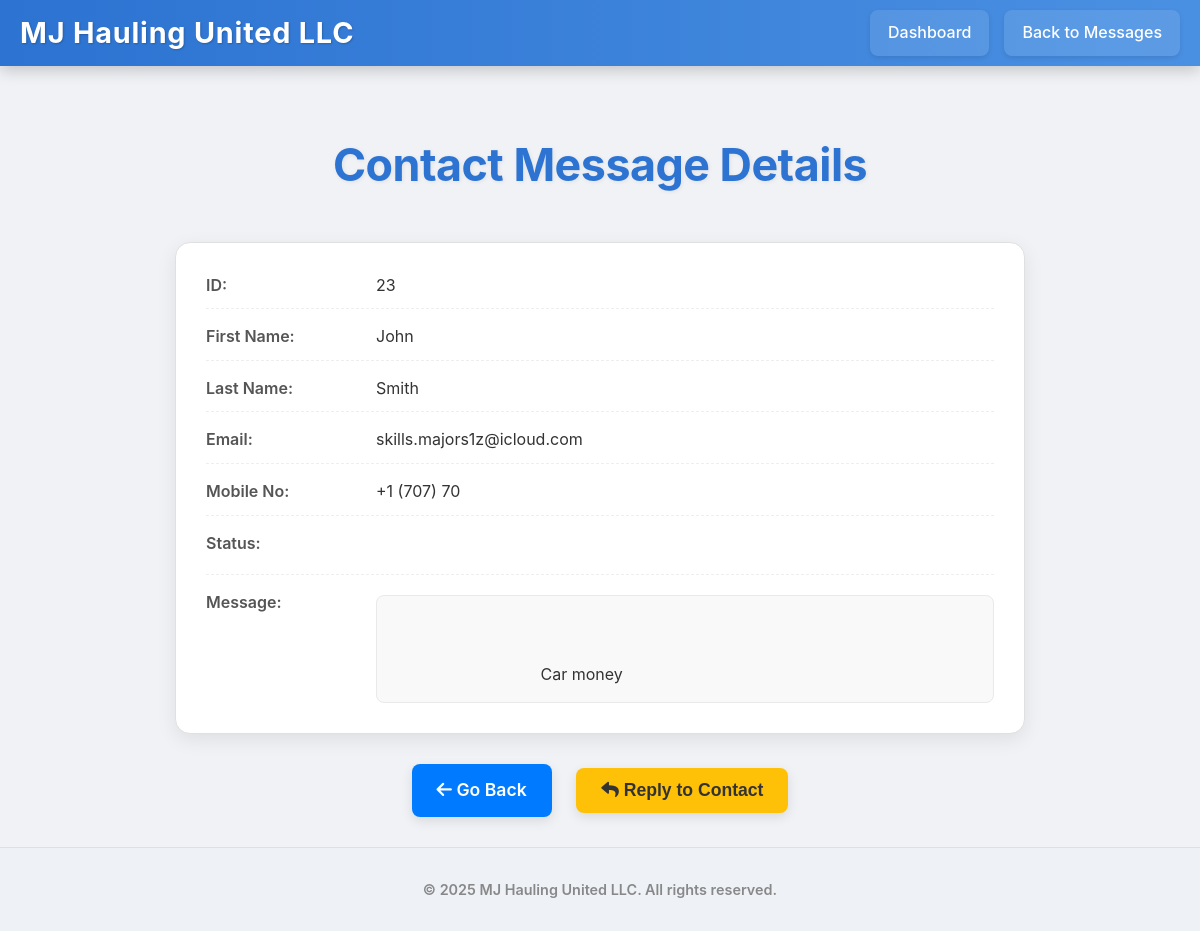
The page /view_contact.php?id=23 (signed in) on the database its author committed.
### tables this page shows
CREATE TABLE `contact` (
  `id` int NOT NULL,
  `f_name` varchar(11) NOT NULL,
  `l_name` varchar(11) NOT NULL,
  `email` varchar(100) NOT NULL,
  `mob_no` varchar(11) NOT NULL,
  `msg` text NOT NULL,
  `status` int NOT NULL
);

### view_contact.php (the view, shortened to what this page needs)
<?php
$db_host = 'localhost';
$db_name = '';
$db_user = '';
$db_pass = '';
try {
    $pdo = new PDO("mysql:host=$db_host;dbname=$db_name;charset=utf8mb4", $db_user, $db_pass);
    $pdo->setAttribute(PDO::ATTR_ERRMODE, PDO::ERRMODE_EXCEPTION);
} catch (PDOException $e) {
    die("Database connection failed: " . $e->getMessage());
}
$contact = null;
$contact_id = filter_input(INPUT_GET, 'id', FILTER_VALIDATE_INT);
if ($contact_id) {
    try {
        $stmt = $pdo->prepare("SELECT * FROM contact WHERE id = :id");
        $stmt->execute([':id' => $contact_id]);
        $contact = $stmt->fetch(PDO::FETCH_ASSOC);
    } catch (PDOException $e) {
        error_log("Error fetching contact details: " . $e->getMessage());
        redirectWithStatus('contact_messages.php', 'error', 'Error fetching contact details.');
    }
} else {
    redirectWithStatus('contact_messages.php', 'error', 'No contact ID provided.');
}
?>
<!DOCTYPE html>
<html lang="en">
<head>
    <link rel="stylesheet" href="https://cdnjs.cloudflare.com/ajax/libs/font-awesome/6.0.0-beta3/css/all.min.css">
</head>
<body>
    <div class="navbar">
        <span class="site-title">MJ Hauling United LLC</span>
        <div class="navbar-links">
            <a href="admin.php">Dashboard</a>
            <a href="contact_messages.php">Back to Messages</a>
        </div>
    </div>
    <main class="main-content">
        <h1>Contact Message Details</h1>
        <?php if ($contact): ?>
            <div class="detail-card">
                <div class="detail-item">
                    <div class="detail-label">ID:</div>
                    <div class="detail-value"><?php echo htmlspecialchars($contact['id']); ?></div>
                </div>
                <div class="detail-item">
                    <div class="detail-label">First Name:</div>
                    <div class="detail-value"><?php echo htmlspecialchars($contact['f_name']); ?></div>
                </div>
                <div class="detail-item">
                    <div class="detail-label">Last Name:</div>
                    <div class="detail-value"><?php echo htmlspecialchars($contact['l_name']); ?></div>
                </div>
                <div class="detail-item">
                    <div class="detail-label">Email:</div>
                    <div class="detail-value"><?php echo htmlspecialchars($contact['email']); ?></div>
                </div>
                <div class="detail-item">
                    <div class="detail-label">Mobile No:</div>
                    <div class="detail-value"><?php echo htmlspecialchars($contact['mob_no']); ?></div>
                </div>
                <div class="detail-item">
                    <div class="detail-label">Status:</div>
                    <div class="detail-value">
                        <span class="status-badge <?php echo str_replace(' ', '_', htmlspecialchars($contact['status'])); ?>">
                        </span>
                    </div>
                </div>
                <div class="detail-item">
                    <div class="detail-label">Message:</div>
                    <div class="detail-value message"><?php echo nl2br(htmlspecialchars($contact['msg'])); ?></div>
                </div>
            </div>
            <div class="action-buttons">
                <a href="contact_messages.php" class="btn"><i class="fas fa-arrow-left"></i> Go Back</a>
                <button class="btn email-btn"
                        data-email-to="<?php echo htmlspecialchars($contact['email']); ?>"
                        data-subject="<?php echo htmlspecialchars('Re: Your inquiry from MJ Hauling United LLC'); ?>"
                        data-message-body="<?php echo htmlspecialchars("Dear " . $contact['f_name'] . ",\n\nThank you for reaching out to MJ Hauling United LLC. We have received your message and will get back to you shortly.\n\nBest regards,\nMJ Hauling United LLC\n"); ?>"
                        onclick="openEmailModal(this)">
                    <i class="fas fa-reply"></i> Reply to Contact
                </button>
            </div>
        <?php endif; ?>
    </main>
    <footer>&copy; <?php echo date('Y'); ?> MJ Hauling United LLC. All rights reserved.</footer>
</body>
</html>

### view_contact.php (style rules this page uses)
body { font-family: 'Inter', 'Segoe UI', Tahoma, Geneva, Verdana, sans-serif; background: #f0f2f5; padding: 0; margin: 0; color: #333; display: flex; flex-direction: column; min-height: 100vh; padding-top: 70px; box-sizing: border-box; overflow-x: hidden; line-height: 1.6; }
.navbar { background: linear-gradient(to right, #2c73d2, #4a90e2); padding: 10px 20px; display: flex; justify-content: space-between; align-items: center; box-shadow: 0 4px 15px rgba(0, 0, 0, 0.2); position: fixed; top: 0; left: 0; width: 100%; z-index: 1000; box-sizing: border-box; }
.navbar .site-title { font-size: 1.8rem; font-weight: 700; color: white; letter-spacing: 0.8px; text-shadow: 1px 1px 2px rgba(0,0,0,0.2); }
.navbar-links { display: flex; gap: 15px; }
.navbar-links a { color: white; text-decoration: none; padding: 10px 18px; border-radius: 8px; transition: all 0.3s ease; font-weight: 500; background-color: rgba(255, 255, 255, 0.1); box-shadow: 0 2px 5px rgba(0,0,0,0.1); }
.main-content { width: 100%; max-width: 900px; margin: 30px auto; padding: 0 25px; box-sizing: border-box; }
h1 { text-align: center; color: #2c73d2; margin-bottom: 2.5rem; font-size: 2.8rem; font-weight: 700; text-shadow: 1px 1px 4px rgba(0,0,0,0.08); letter-spacing: -0.5px; }
.detail-card { background: #fff; padding: 30px; border-radius: 15px; box-shadow: 0 6px 20px rgba(0, 0, 0, 0.08); margin-bottom: 30px; border: 1px solid #e0e0e0; }
.detail-item { display: flex; margin-bottom: 15px; padding-bottom: 10px; border-bottom: 1px dashed #eee; align-items: flex-start; }
.detail-item:last-child { margin-bottom: 0; padding-bottom: 0; border-bottom: none; }
.detail-label { font-weight: 600; color: #555; flex: 0 0 150px; margin-right: 20px; }
.detail-value { flex-grow: 1; color: #333; word-wrap: break-word; }
.detail-value.message { white-space: pre-wrap; background-color: #f9f9f9; border: 1px solid #e9e9e9; padding: 15px; border-radius: 8px; margin-top: 5px; }
.action-buttons { text-align: center; margin-top: 30px; }
.action-buttons .btn { background-color: #007bff; color: white; padding: 12px 25px; border: none; border-radius: 8px; font-size: 1.1rem; cursor: pointer; text-decoration: none; transition: background-color 0.3s ease, transform 0.2s ease, box-shadow 0.3s ease; font-weight: 600; box-shadow: 0 4px 12px rgba(0, 0, 0, 0.1); display: inline-block; margin: 0 10px; }
.action-buttons .email-btn { background-color: #ffc107; color: #333; }
.status-badge { display: inline-block; padding: 5px 10px; border-radius: 15px; font-size: 0.9em; font-weight: 600; color: white; text-align: center; min-width: 80px; }
footer { text-align: center; margin-top: auto; padding: 30px; font-weight: 600; color: #888; font-size: 0.9rem; background-color: #eef2f7; border-top: 1px solid #e0e0e0; }

### rows shown on the page
contact: id "23", f_name "John", l_name "Smith", email "skills.majors1z@icloud.com", mob_no "+1 (707) 70", msg "Car money"
